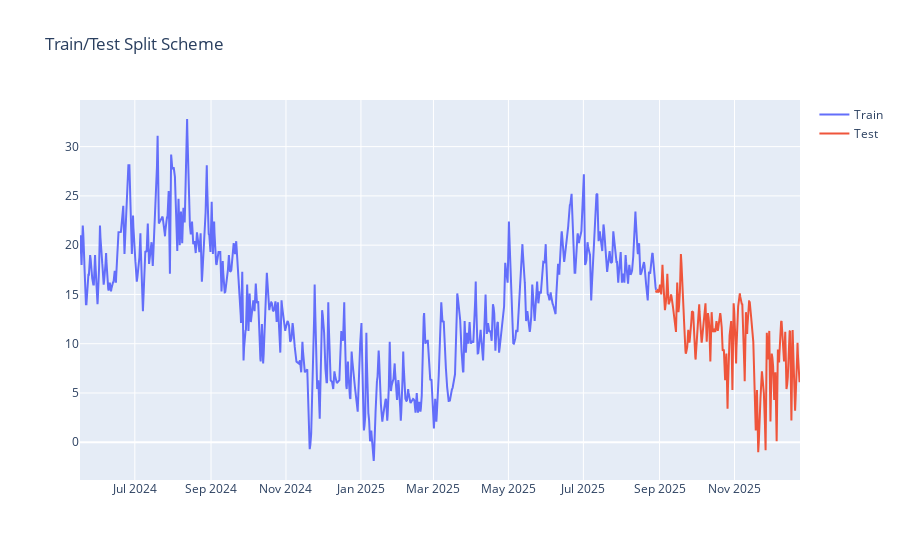

Write notebook code for a chart like this one.
### Markdown cell above
## 4. Train/Test Split

**CRITICAL**: We must split by time. We cannot shuffle.
*   **Train**: Past data (80%)
*   **Test**: Future data (20%)

### Code cell
split_idx = int(len(df_features) * 0.8)

train = df_features.iloc[:split_idx]
test = df_features.iloc[split_idx:]

print(f"Train Range: {train.index.min()} to {train.index.max()}")
print(f"Test Range:  {test.index.min()} to {test.index.max()}")

fig = go.Figure()
fig.add_trace(go.Scatter(x=train.index, y=train['temperature_celsius'], name='Train'))
fig.add_trace(go.Scatter(x=test.index, y=test['temperature_celsius'], name='Test'))
fig.update_layout(title="Train/Test Split Scheme")
fig.show()

### Figure 1 — Plotly figure (JSON) as saved in the notebook; plotly's stock layout.template omitted (floating-point values rounded to 4 significant figures; data arrays with more than 128 entries replaced by an {"elided": "..."} marker saying what was removed)
{"data": [{"name": "Train", "type": "scatter", "x": {"elided": "11250 str values"}, "y": {"elided": "11250 float values"}}, {"name": "Test", "type": "scatter", "x": {"elided": "2813 str values"}, "y": {"elided": "2813 float values"}}], "layout": {"title": {"text": "Train/Test Split Scheme"}}}
